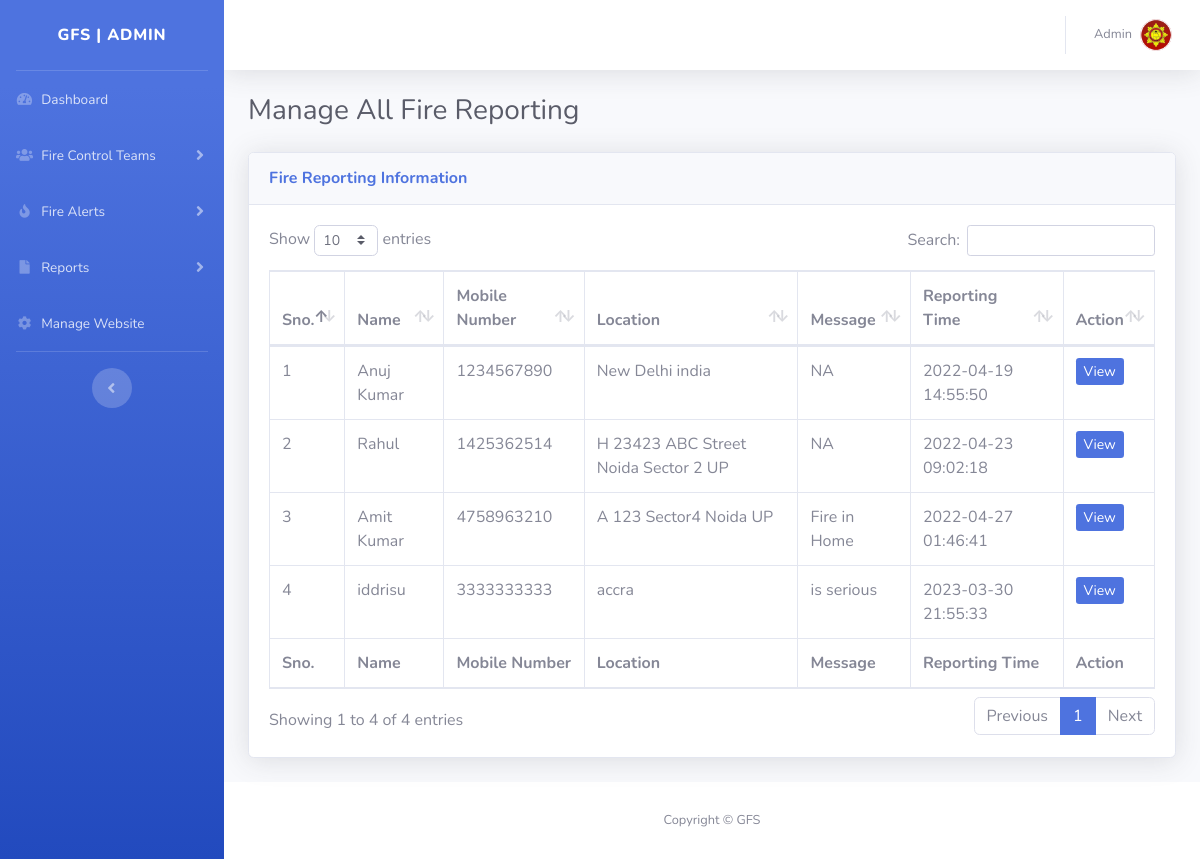
/ofrs/admin/all-requests.php (signed in), run on the app's committed database.
### tables this page shows
CREATE TABLE `tblsite` (
  `id` int(11) NOT NULL,
  `siteTitle` varchar(255) DEFAULT NULL,
  `siteLogo` varchar(255) DEFAULT NULL
);

CREATE TABLE `tblfirereport` (
  `id` int(11) NOT NULL,
  `fullName` varchar(255) DEFAULT NULL,
  `mobileNumber` bigint(12) DEFAULT NULL,
  `location` mediumtext DEFAULT NULL,
  `messgae` mediumtext DEFAULT NULL,
  `assignTo` int(11) DEFAULT NULL,
  `status` varchar(120) DEFAULT NULL,
  `postingDate` timestamp NULL DEFAULT current_timestamp(),
  `assignTime` varchar(255) DEFAULT NULL,
  `assignTme` varchar(255) NOT NULL
);

### ofrs/admin/all-requests.php (the view, shortened to what this page needs)
<?php session_start();
include_once('includes/config.php');
if (strlen($_SESSION['aid']==0)) {
  header('location:logout.php');
  } else{
?>
<!DOCTYPE html>
<html lang="en">
<head>
    <link href="vendor/fontawesome-free/css/all.min.css" rel="stylesheet" type="text/css">
    <link href="css/sb-admin-2.min.css" rel="stylesheet">
    <link href="vendor/datatables/dataTables.bootstrap4.min.css" rel="stylesheet">
</head>
<body id="page-top">
    <div id="wrapper">
  <?php include_once('includes/sidebar.php');?>
        <div id="content-wrapper" class="d-flex flex-column">
            <div id="content">
<?php include_once('includes/topbar.php');?>
                <div class="container-fluid">
                       <div class="d-sm-flex align-items-center justify-content-between mb-4">
                        <h1 class="h3 mb-0 text-gray-800">Manage All Fire Reporting</h1>
                    </div>
                    <div class="card shadow mb-4">
                        <div class="card-header py-3">
                            <h6 class="m-0 font-weight-bold text-primary">Fire Reporting Information</h6>
                        </div>
                        <div class="card-body">
                            <div class="table-responsive">
                                <table class="table table-bordered" id="dataTable" width="100%" cellspacing="0">
                                    <thead>
                                        <tr>
                                            <th>Sno.</th>
                                            <th>Name</th>
                                            <th>Mobile Number</th>
                                            <th>Location </th>
                                             <th>Message</th>
                                             <th>Reporting Time</th>
                                            <th>Action</th>
                                        </tr>
                                    </thead>
                                    <tfoot>
                                     <tr>
                                            <th>Sno.</th>
                                            <th>Name</th>
                                            <th>Mobile Number</th>
                                            <th>Location </th>
                                             <th>Message</th>
                                             <th>Reporting Time</th>
                                            <th>Action</th>
                                        </tr>
                                    </tfoot>
                                    <tbody>
<?php $query=mysqli_query($con,"select * from tblfirereport ");
$cnt=1;
while($row=mysqli_fetch_array($query)){
?>
                                        <tr>
                                            <td><?php echo $cnt;?></td>
                                            <td><?php echo $row['fullName'];?></td>
                                            <td><?php echo $row['mobileNumber'];?></td>
                                            <td><?php echo $row['location'];?></td>
                                            <td><?php echo $row['messgae'];?></td>
                                            <td><?php echo $row['postingDate'];?></td>
                                            <td>
                                <a href="request-details.php?requestid=<?php echo $row['id'];?>" class="btn-sm btn-primary">View</a>
                              </td>
                                        </tr>
                               <?php $cnt++;
                           } ?>
                                    </tbody>
                                </table>
                            </div>
                        </div>
                    </div>
                </div>
            </div>
    <?php include_once('includes/footer.php');?>
        </div>
    </div>
</body>
</html>
<?php } ?>

### ofrs/admin/includes/sidebar.php (shortened to what this page needs)
        <ul class="navbar-nav bg-gradient-primary sidebar sidebar-dark accordion" id="accordionSidebar">
<?php $query=mysqli_query($con,"select * from tblsite");
while($row=mysqli_fetch_array($query)){
$logo=$row['siteLogo'];
$wtitle=$row['siteTitle'];
}  ?>
            <a class="sidebar-brand d-flex align-items-center justify-content-center" href="dashboard.php">
                <div class="sidebar-brand-text mx-3"><?php echo $wtitle;?> | Admin</div>
            </a>
            <hr class="sidebar-divider my-0">
     <li class="nav-item">
                <a class="nav-link" href="dashboard.php">
                    <i class="fas fa-fw fa-tachometer-alt"></i>
                    <span>Dashboard</span></a>
            </li>
<li class="nav-item">
                <a class="nav-link collapsed" href="#" data-toggle="collapse" data-target="#collapsePages1" aria-expanded="true" aria-controls="collapsePages1">
                    <i class="fas fa-fw fa-users"></i>
                    <span>Fire Control Teams</span>
                </a>
            </li>
<li class="nav-item">
                <a class="nav-link collapsed" href="#" data-toggle="collapse" data-target="#collapsePages" aria-expanded="true" aria-controls="collapsePages">
                    <i class="fas fa-fw fa-fire"></i>
                    <span>Fire Alerts</span>
                </a>
            </li>
<li class="nav-item">
                <a class="nav-link collapsed" href="#" data-toggle="collapse" data-target="#collapsePages2" aria-expanded="true" aria-controls="collapsePages2">
                    <i class="fas fa-fw fa-file"></i>
                    <span>Reports</span>
                </a>
            </li>
     <li class="nav-item">
                <a class="nav-link" href="manage-site.php">
                      <i class="fas fa-fw fa-cog"></i>
                    <span>Manage Website</span></a>
            </li>
            <hr class="sidebar-divider d-none d-md-block">
            <div class="text-center d-none d-md-inline">
                <button class="rounded-circle border-0" id="sidebarToggle"></button>
            </div>
        </ul>

### ofrs/admin/includes/topbar.php (shortened to what this page needs)
      <nav class="navbar navbar-expand navbar-light bg-white topbar mb-4 static-top shadow">
            <?php if($_SESSION['aid']):?>
                    <ul class="navbar-nav ml-auto">
                        <li class="nav-item dropdown no-arrow">
                            <a class="nav-link dropdown-toggle" href="#" id="userDropdown" role="button"
                                data-toggle="dropdown" aria-haspopup="true" aria-expanded="false">
                <?php
$adid=$_SESSION['aid'];
$ret1=mysqli_query($con,"select AdminName from tbladmin where ID='$adid'");
while($row1=mysqli_fetch_array($ret1)){
?>
                                <span class="mr-2 d-none d-lg-inline text-gray-600 small"><?php  echo $row1['AdminName'];?></span>
                           <?php } ?>
                                <img class="img-profile rounded-circle"
                                    src="uploadeddata/<?php echo $logo;?>">
                            </a>
                        </li>
                    </ul>
                <?php endif;?>
                </nav>

### ofrs/admin/includes/footer.php
<footer class="sticky-footer bg-white">
    <div class="container my-auto">
        <div class="copyright text-center my-auto">
            <span>Copyright &copy; <?php echo $wtitle;?> </span>
        </div>
    </div>
</footer>

### data on the page
tblsite: siteTitle "GFS", siteLogo (picture)
tblfirereport: fullName "Anuj Kumar", mobileNumber "1234567890", location "New Delhi india", messgae "NA", postingDate "2022-04-19 14:55:50"
tblfirereport: fullName "Rahul", mobileNumber "1425362514", location "H 23423 ABC Street Noida Sector 2 UP", messgae "NA", postingDate "2022-04-23 09:02:18"
tblfirereport: fullName "Amit Kumar", mobileNumber "4758963210", location "A 123 Sector4 Noida UP", messgae "Fire in Home", postingDate "2022-04-27 01:46:41"
tblfirereport: fullName "iddrisu", mobileNumber "3333333333", location "accra", messgae "is serious", postingDate "2023-03-30 21:55:33"

### other printed values
$row1['AdminName'] "Admin"
